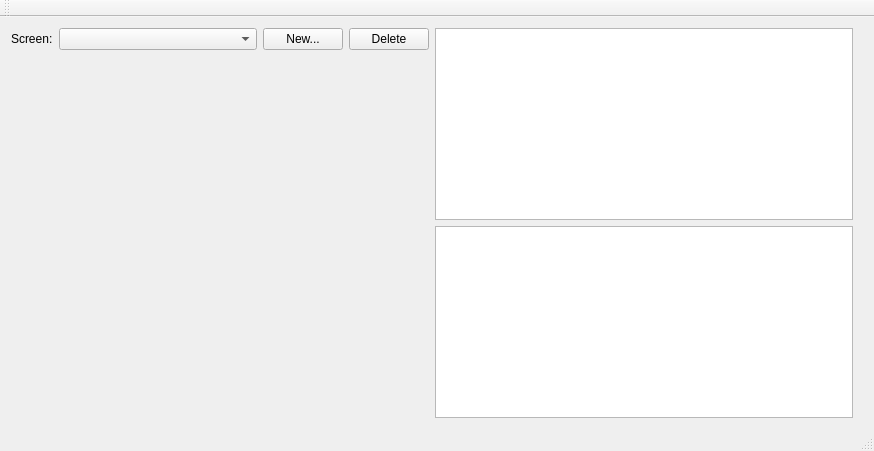
<?xml version="1.0" encoding="UTF-8"?>
<ui version="4.0">
 <class>MainWindow</class>
 <widget class="QMainWindow" name="MainWindow">
  <property name="geometry">
   <rect>
    <x>0</x>
    <y>0</y>
    <width>874</width>
    <height>451</height>
   </rect>
  </property>
  <property name="windowTitle">
   <string>MainWindow</string>
  </property>
  <widget class="QWidget" name="centralWidget">
   <layout class="QVBoxLayout" name="verticalLayout_2">
    <item>
     <layout class="QVBoxLayout" name="verticalLayout">
      <item>
       <layout class="QHBoxLayout" name="horizontalLayout">
        <property name="rightMargin">
         <number>10</number>
        </property>
        <property name="bottomMargin">
         <number>0</number>
        </property>
        <item>
         <layout class="QVBoxLayout" name="verticalLayout_3">
          <item>
           <layout class="QHBoxLayout" name="horizontalLayout_3">
            <property name="rightMargin">
             <number>0</number>
            </property>
            <property name="bottomMargin">
             <number>0</number>
            </property>
            <item>
             <widget class="QLabel" name="label">
              <property name="sizePolicy">
               <sizepolicy hsizetype="Maximum" vsizetype="Preferred">
                <horstretch>0</horstretch>
                <verstretch>0</verstretch>
               </sizepolicy>
              </property>
              <property name="text">
               <string>Screen:</string>
              </property>
             </widget>
            </item>
            <item>
             <widget class="QComboBox" name="comboBox">
              <property name="sizePolicy">
               <sizepolicy hsizetype="Expanding" vsizetype="Fixed">
                <horstretch>0</horstretch>
                <verstretch>0</verstretch>
               </sizepolicy>
              </property>
             </widget>
            </item>
            <item>
             <widget class="QPushButton" name="pushButton">
              <property name="text">
               <string>New...</string>
              </property>
             </widget>
            </item>
            <item>
             <widget class="QPushButton" name="pushButton_2">
              <property name="text">
               <string>Delete</string>
              </property>
             </widget>
            </item>
           </layout>
          </item>
          <item>
           <widget class="Panel" name="panel" native="true"/>
          </item>
          <item>
           <spacer name="verticalSpacer">
            <property name="orientation">
             <enum>Qt::Vertical</enum>
            </property>
            <property name="sizeHint" stdset="0">
             <size>
              <width>20</width>
              <height>40</height>
             </size>
            </property>
           </spacer>
          </item>
         </layout>
        </item>
        <item>
         <layout class="QVBoxLayout" name="verticalLayout_4">
          <item>
           <widget class="QTableView" name="tableView">
            <property name="horizontalScrollBarPolicy">
             <enum>Qt::ScrollBarAlwaysOff</enum>
            </property>
            <property name="sizeAdjustPolicy">
             <enum>QAbstractScrollArea::AdjustToContents</enum>
            </property>
            <property name="alternatingRowColors">
             <bool>true</bool>
            </property>
            <property name="selectionMode">
             <enum>QAbstractItemView::SingleSelection</enum>
            </property>
            <property name="selectionBehavior">
             <enum>QAbstractItemView::SelectRows</enum>
            </property>
            <property name="gridStyle">
             <enum>Qt::NoPen</enum>
            </property>
            <attribute name="horizontalHeaderStretchLastSection">
             <bool>true</bool>
            </attribute>
            <attribute name="verticalHeaderVisible">
             <bool>false</bool>
            </attribute>
            <attribute name="verticalHeaderMinimumSectionSize">
             <number>8</number>
            </attribute>
           </widget>
          </item>
          <item>
           <widget class="QTableView" name="propertyTable">
            <property name="alternatingRowColors">
             <bool>true</bool>
            </property>
            <property name="selectionMode">
             <enum>QAbstractItemView::SingleSelection</enum>
            </property>
            <property name="selectionBehavior">
             <enum>QAbstractItemView::SelectRows</enum>
            </property>
            <property name="gridStyle">
             <enum>Qt::NoPen</enum>
            </property>
            <attribute name="horizontalHeaderStretchLastSection">
             <bool>true</bool>
            </attribute>
            <attribute name="verticalHeaderVisible">
             <bool>false</bool>
            </attribute>
           </widget>
          </item>
         </layout>
        </item>
       </layout>
      </item>
     </layout>
    </item>
   </layout>
  </widget>
  <widget class="QMenuBar" name="menuBar">
   <property name="geometry">
    <rect>
     <x>0</x>
     <y>0</y>
     <width>874</width>
     <height>19</height>
    </rect>
   </property>
  </widget>
  <widget class="QToolBar" name="mainToolBar">
   <attribute name="toolBarArea">
    <enum>TopToolBarArea</enum>
   </attribute>
   <attribute name="toolBarBreak">
    <bool>false</bool>
   </attribute>
  </widget>
  <widget class="QStatusBar" name="statusBar"/>
 </widget>
 <layoutdefault spacing="6" margin="11"/>
 <customwidgets>
  <customwidget>
   <class>Panel</class>
   <extends>QWidget</extends>
   <header>panel.h</header>
  </customwidget>
 </customwidgets>
 <resources/>
 <connections>
  <connection>
   <sender>tableView</sender>
   <signal>clicked(QModelIndex)</signal>
   <receiver>MainWindow</receiver>
   <slot>onItemActivated(QModelIndex)</slot>
   <hints>
    <hint type="sourcelabel">
     <x>644</x>
     <y>133</y>
    </hint>
    <hint type="destinationlabel">
     <x>436</x>
     <y>225</y>
    </hint>
   </hints>
  </connection>
 </connections>
 <slots>
  <slot>onItemActivated(QModelIndex)</slot>
 </slots>
</ui>
